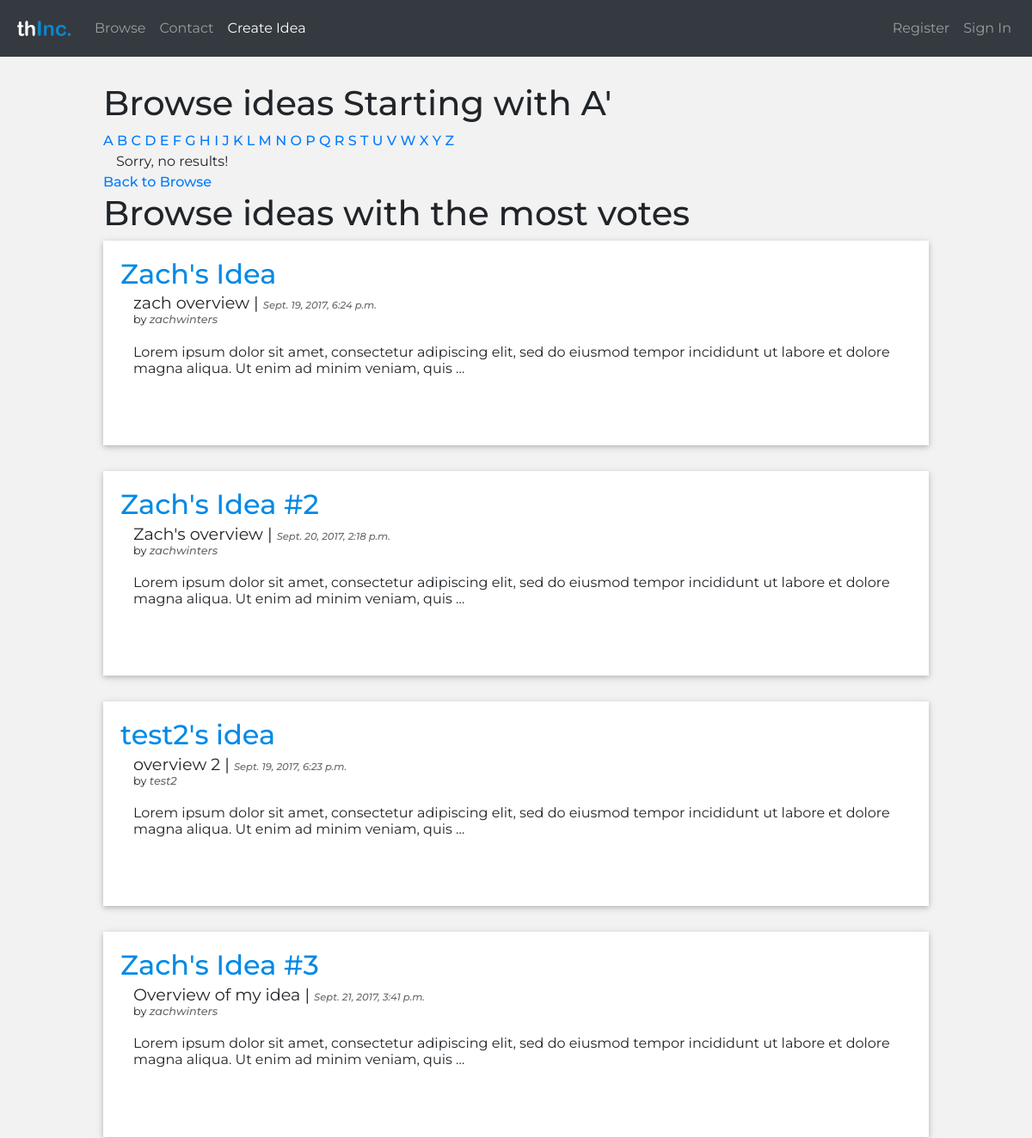
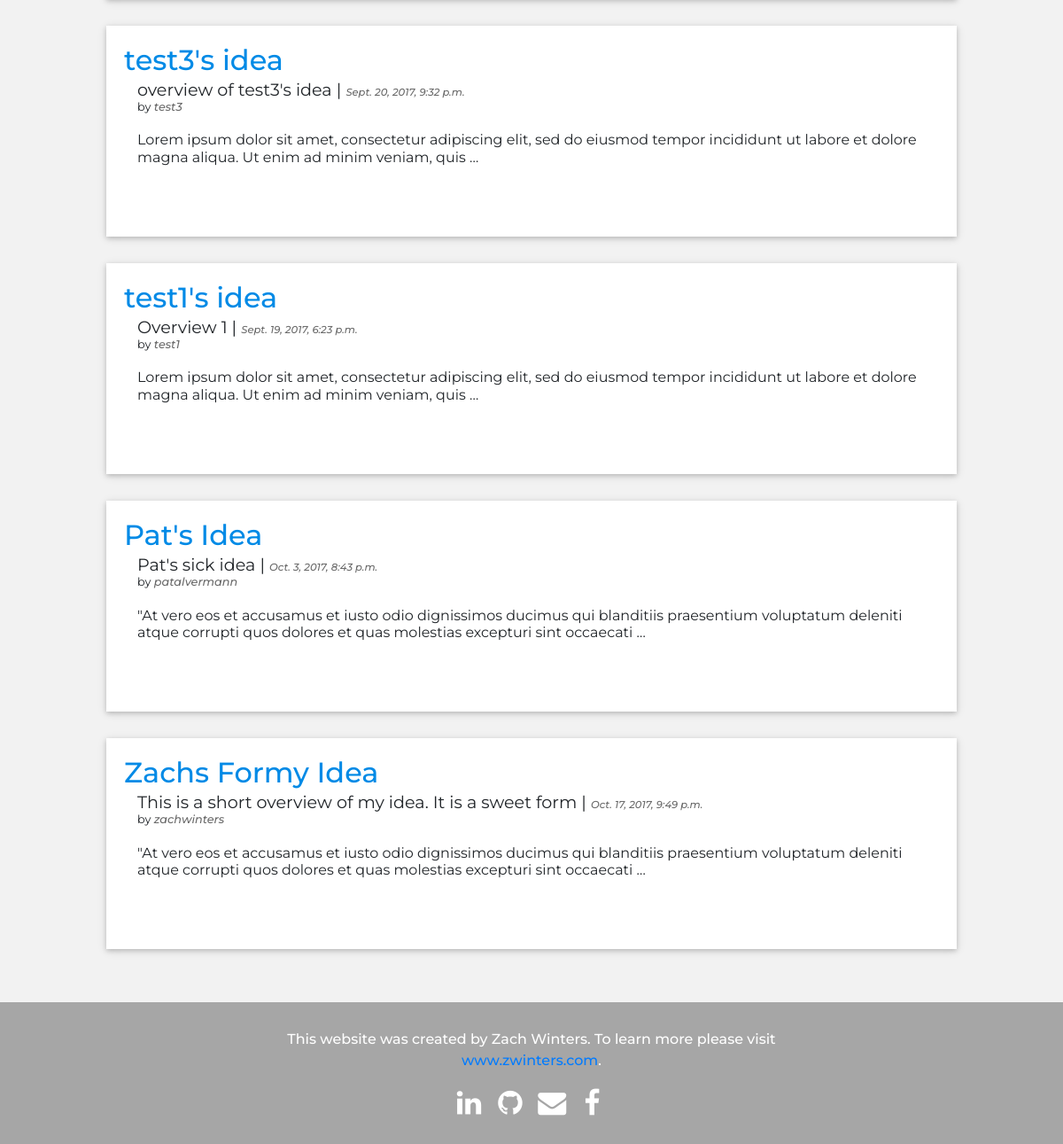
Page /ideashare/browse/a/ on the earlier database version (2 pictures, top to bottom).
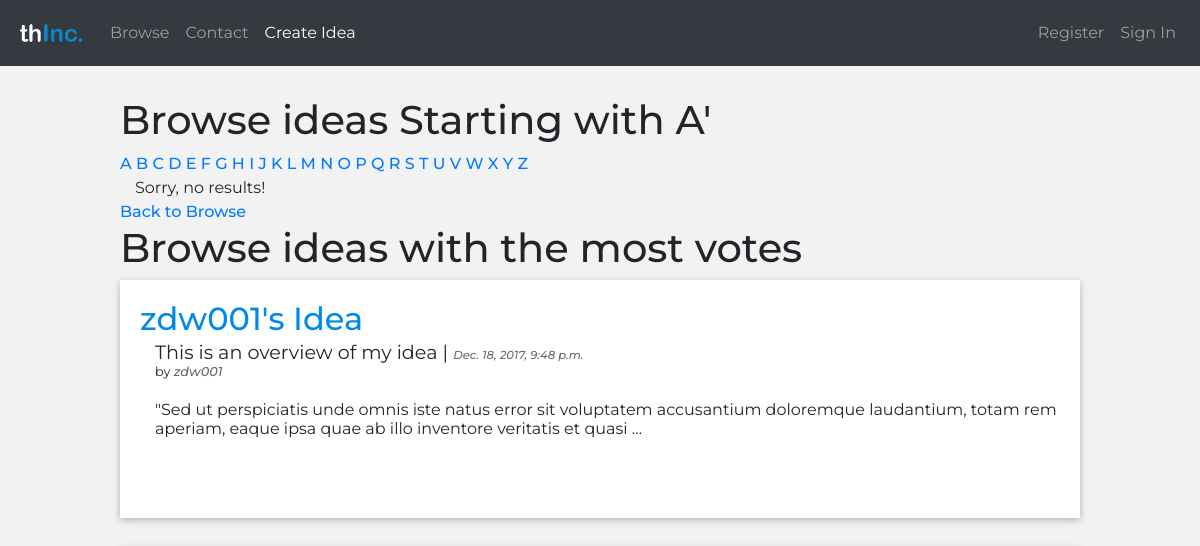
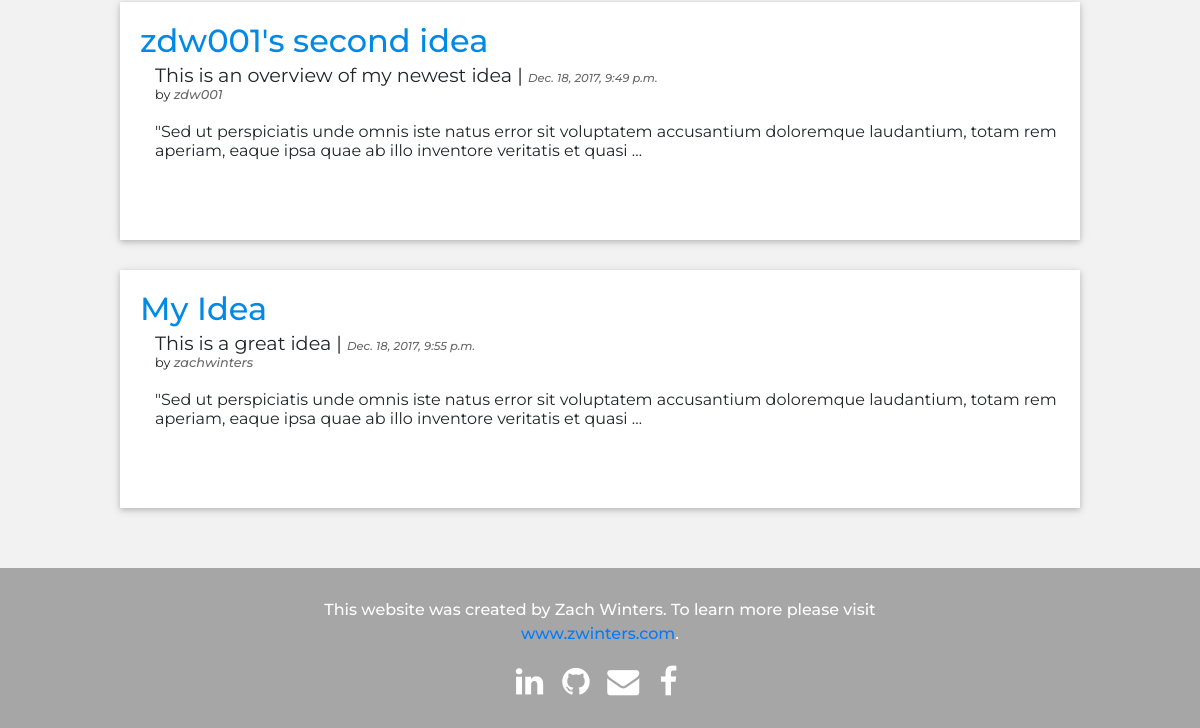
Same page on the later database version (2 pictures, top to bottom).
### ideashare/models.py (models this page shows, shortened)
class Idea(models.Model):
	user = models.ForeignKey('auth.User')
	name = models.CharField(max_length=255, default="", editable=True)
	overview = models.TextField()
	description = models.TextField()
	published_date = models.DateTimeField(auto_now_add=True, null=True)
	updated_date = models.DateTimeField(auto_now=True, auto_now_add=False, null=True)
	votes = models.IntegerField(default=0)
	slug = models.SlugField(unique=True)

### ideashare/views.py (the view)
# urls.py: url(r'^browse/(?P<initial>[-\w]+)/$',
def browse(request, initial=None):
	if initial:
		ideas = Idea.objects.filter(name__istartswith=initial)
		ideas = ideas.order_by('name')
	else:
		ideas = Idea.objects.all().order_by('name')
	ideas_by_vote = Idea.objects.all().order_by('-votes')
	return render(request, 'ideashare/browse.html', {
			'ideas': ideas,
			'initial': initial,
			'ideas_by_vote': ideas_by_vote,
		})

### templates/ideashare/browse.html (shortened to what this page needs)
{% extends 'base.html' %}
{% block content %}
<div class="ideas">
    <h1>
        Browse ideas {% if initial %} Starting with
        {{ initial|title }}' {% else %} by Name {% endif %}
    </h1>
    {% for letter in 'abcdefghijklmnopqrstuvwxyz' %}
    <a href="{% url 'browse' initial=letter %}"
    {% if initial == letter %}class="active"{% endif %}>
        {{ letter|upper }}
    </a>
    {% endfor %}
    {% for idea in ideas %}
    <li>
        <div class="idea_section">
            <div class="idea_outer">
                <div class="idea">
                    <h2>
                        <a class="idea_name" href="{% url 'idea_detail' slug=idea.slug %}">{{ idea.name }}
                        </a>
                    </h2>
                    <h3>{{ idea.overview }} | <span class="published_date">{{ idea.published_date }}</span></h3>
                    <p class="username">by <i class="username"><a id="user_link" href="{% url 'user_profile' username=idea.user %}">{{ idea.user }}</a></i></p>
                    <p style="margin-top: 1em;">{{ idea.description|truncatewords:25 }}</p>
                </div>
            </div>
        </div>
    </li>
    {% empty %}
    	<p>Sorry, no results!</p>
    {% endfor %}
    {% if initial != letter %}
    <a href="{% url 'browse' %}">Back to Browse</a>
    {% endif %}
    <h1>
        Browse ideas with the most votes
    </h1>
    {% for idea in ideas_by_vote %}
	<li>
        <div class="idea_section">
            <div class="idea_outer">
                <div class="idea">
                    <h2>
                        <a class="idea_name" href="{% url 'idea_detail' slug=idea.slug %}">{{ idea.name }}
                            </a>
                    </h2>
                    <h3>{{ idea.overview }} | <span class="published_date">{{ idea.published_date }}</span></h3>
                    <p class="username">by <i class="username"><a id="user_link" href="{% url 'user_profile' username=idea.user %}">{{ idea.user }}</a></i></p>
                    <p style="margin-top: 1em;">{{ idea.description|truncatewords:25 }}</p>
                </div>
            </div>
        </div>
    </li>
    {% empty %}
    <p>Sorry, no results!</p>
    {% endfor %}
</div>
{% endblock content %}

Differences in the rows shown:
removed Idea: name "Zach's Idea #2", overview "Zach's overview", published_date "Sept. 20, 2017, 2:18 p.m.", user "zachwinters", description "Lorem ipsum dolor sit amet, consectetur adipiscing elit, sed do eiusmod tempor incididunt ut labore et dolore magna aliqua. Ut enim ad minim veniam, quis …"
removed Idea: name "test2's idea", overview "overview 2", published_date "Sept. 19, 2017, 6:23 p.m.", user "test2", description "Lorem ipsum dolor sit amet, consectetur adipiscing elit, sed do eiusmod tempor incididunt ut labore et dolore magna aliqua. Ut enim ad minim veniam, quis …"
removed Idea: name "Zach's Idea #3", overview "Overview of my idea", published_date "Sept. 21, 2017, 3:41 p.m.", user "zachwinters", description "Lorem ipsum dolor sit amet, consectetur adipiscing elit, sed do eiusmod tempor incididunt ut labore et dolore magna aliqua. Ut enim ad minim veniam, quis …"
removed Idea: name "test3's idea", overview "overview of test3's idea", published_date "Sept. 20, 2017, 9:32 p.m.", user "test3", description "Lorem ipsum dolor sit amet, consectetur adipiscing elit, sed do eiusmod tempor incididunt ut labore et dolore magna aliqua. Ut enim ad minim veniam, quis …"
removed Idea: name "Pat's Idea", overview "Pat's sick idea", published_date "Oct. 3, 2017, 8:43 p.m.", user "patalvermann", description "\"At vero eos et accusamus et iusto odio dignissimos ducimus qui blanditiis praesentium voluptatum deleniti atque corrupti quos dolores et quas molestias excepturi sint occaecati …"
removed Idea: name "Zachs Formy Idea", overview "This is a short overview of my idea. It is a sweet form", published_date "Oct. 17, 2017, 9:49 p.m.", user "zachwinters", description "\"At vero eos et accusamus et iusto odio dignissimos ducimus qui blanditiis praesentium voluptatum deleniti atque corrupti quos dolores et quas molestias excepturi sint occaecati …"
changed Idea: name "test1's idea" → "zdw001's Idea"; overview "Overview 1" → "This is an overview of my idea"; published_date "Sept. 19, 2017, 6:23 p.m." → "Dec. 18, 2017, 9:48 p.m."; user "test1" → "zdw001"; description "Lorem ipsum dolor sit amet, consectetur adipiscing elit, sed do eiusmod tempor incididunt ut labore et dolore magna aliqua. Ut enim ad minim veniam, quis …" → "\"Sed ut perspiciatis unde omnis iste natus error sit voluptatem accusantium doloremque laudantium, totam rem aperiam, eaque ipsa quae ab illo inventore veritatis et quasi …"; moves up the list
added Idea: name "zdw001's second idea", overview "This is an overview of my newest idea", published_date "Dec. 18, 2017, 9:49 p.m.", user "zdw001", description "\"Sed ut perspiciatis unde omnis iste natus error sit voluptatem accusantium doloremque laudantium, totam rem aperiam, eaque ipsa quae ab illo inventore veritatis et quasi …"
changed Idea "zachwinters": name "Zach's Idea" → "My Idea"; overview "zach overview" → "This is a great idea"; published_date "Sept. 19, 2017, 6:24 p.m." → "Dec. 18, 2017, 9:55 p.m."; description "Lorem ipsum dolor sit amet, consectetur adipiscing elit, sed do eiusmod tempor incididunt ut labore et dolore magna aliqua. Ut enim ad minim veniam, quis …" → "\"Sed ut perspiciatis unde omnis iste natus error sit voluptatem accusantium doloremque laudantium, totam rem aperiam, eaque ipsa quae ab illo inventore veritatis et quasi …"
